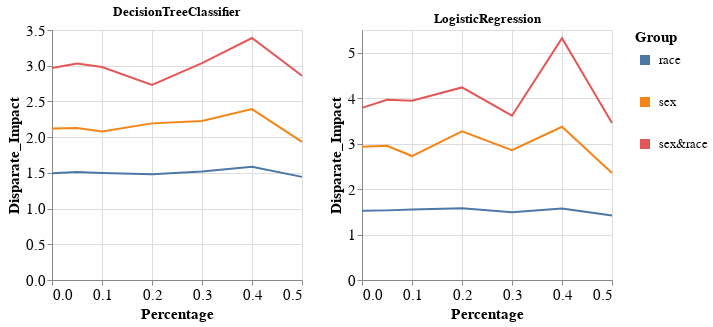

This figure's notebook cell:
### Code cell
visualizer.create_groups_grid_pct_lines_per_model_plot(group_metric='Disparate_Impact',
                                                       target_preprocessing_technique=PREPROCESSING_TECHNIQUES[0],
                                                       model_names=MODEL_NAMES[:2])

### Figure 1 — Vega-Lite specification as saved in the notebook (floating-point values rounded to 4 significant figures)
{"config": {"view": {"continuousWidth": 400, "continuousHeight": 300}, "axis": {"labelFontSize": 15, "titleFontSize": 15}, "legend": {"labelFontSize": 13, "symbolStrokeWidth": 10, "titleFontSize": 15}}, "vconcat": [{"hconcat": [{"mark": "line", "encoding": {"color": {"field": "Group", "type": "nominal"}, "x": {"field": "Percentage", "type": "quantitative"}, "y": {"field": "Metric_Value", "title": "Disparate_Impact", "type": "quantitative"}}, "height": 250, "title": "DecisionTreeClassifier", "width": 250}, {"data": {"name": "data-9d8d447e96241ab882e56fe4b4270940"}, "mark": "line", "encoding": {"color": {"field": "Group", "type": "nominal"}, "x": {"field": "Percentage", "type": "quantitative"}, "y": {"field": "Metric_Value", "title": "Disparate_Impact", "type": "quantitative"}}, "height": 250, "title": "LogisticRegression", "width": 250}]}], "data": {"name": "data-a56e90b9b582573165bdc20ee63b391d"}, "$schema": "https://vega.github.io/schema/vega-lite/v4.17.0.json", "datasets": {"data-a56e90b9b582573165bdc20ee63b391d": [{"Model_Name": "DecisionTreeClassifier", "Metric": "Disparate_Impact", "Group": "race", "Metric_Value": 1.494, "Percentage": 0.0}, {"Model_Name": "DecisionTreeClassifier", "Metric": "Disparate_Impact", "Group": "sex", "Metric_Value": 2.12, "Percentage": 0.0}, {"Model_Name": "DecisionTreeClassifier", "Metric": "Disparate_Impact", "Group": "sex&race", "Metric_Value": 2.969, "Percentage": 0.0}, {"Model_Name": "DecisionTreeClassifier", "Metric": "Disparate_Impact", "Group": "race", "Metric_Value": 1.513, "Percentage": 0.05}, {"Model_Name": "DecisionTreeClassifier", "Metric": "Disparate_Impact", "Group": "sex", "Metric_Value": 2.129, "Percentage": 0.05}, {"Model_Name": "DecisionTreeClassifier", "Metric": "Disparate_Impact", "Group": "sex&race", "Metric_Value": 3.031, "Percentage": 0.05}, {"Model_Name": "DecisionTreeClassifier", "Metric": "Disparate_Impact", "Group": "race", "Metric_Value": 1.5, "Percentage": 0.1}, {"Model_Name": "DecisionTreeClassifier", "Metric": "Disparate_Impact", "Group": "sex", "Metric_Value": 2.079, "Percentage": 0.1}, {"Model_Name": "DecisionTreeClassifier", "Metric": "Disparate_Impact", "Group": "sex&race", "Metric_Value": 2.982, "Percentage": 0.1}, {"Model_Name": "DecisionTreeClassifier", "Metric": "Disparate_Impact", "Group": "race", "Metric_Value": 1.482, "Percentage": 0.2}, {"Model_Name": "DecisionTreeClassifier", "Metric": "Disparate_Impact", "Group": "sex", "Metric_Value": 2.193, "Percentage": 0.2}, {"Model_Name": "DecisionTreeClassifier", "Metric": "Disparate_Impact", "Group": "sex&race", "Metric_Value": 2.731, "Percentage": 0.2}, {"Model_Name": "DecisionTreeClassifier", "Metric": "Disparate_Impact", "Group": "race", "Metric_Value": 1.52, "Percentage": 0.3}, {"Model_Name": "DecisionTreeClassifier", "Metric": "Disparate_Impact", "Group": "sex", "Metric_Value": 2.225, "Percentage": 0.3}, {"Model_Name": "DecisionTreeClassifier", "Metric": "Disparate_Impact", "Group": "sex&race", "Metric_Value": 3.037, "Percentage": 0.3}, {"Model_Name": "DecisionTreeClassifier", "Metric": "Disparate_Impact", "Group": "race", "Metric_Value": 1.586, "Percentage": 0.4}, {"Model_Name": "DecisionTreeClassifier", "Metric": "Disparate_Impact", "Group": "sex", "Metric_Value": 2.393, "Percentage": 0.4}, {"Model_Name": "DecisionTreeClassifier", "Metric": "Disparate_Impact", "Group": "sex&race", "Metric_Value": 3.388, "Percentage": 0.4}, {"Model_Name": "DecisionTreeClassifier", "Metric": "Disparate_Impact", "Group": "race", "Metric_Value": 1.444, "Percentage": 0.5}, {"Model_Name": "DecisionTreeClassifier", "Metric": "Disparate_Impact", "Group": "sex", "Metric_Value": 1.933, "Percentage": 0.5}, {"Model_Name": "DecisionTreeClassifier", "Metric": "Disparate_Impact", "Group": "sex&race", "Metric_Value": 2.86, "Percentage": 0.5}], "data-9d8d447e96241ab882e56fe4b4270940": [{"Model_Name": "LogisticRegression", "Metric": "Disparate_Impact", "Group": "race", "Metric_Value": 1.522, "Percentage": 0.0}, {"Model_Name": "LogisticRegression", "Metric": "Disparate_Impact", "Group": "sex", "Metric_Value": 2.931, "Percentage": 0.0}, {"Model_Name": "LogisticRegression", "Metric": "Disparate_Impact", "Group": "sex&race", "Metric_Value": 3.787, "Percentage": 0.0}, {"Model_Name": "LogisticRegression", "Metric": "Disparate_Impact", "Group": "race", "Metric_Value": 1.532, "Percentage": 0.05}, {"Model_Name": "LogisticRegression", "Metric": "Disparate_Impact", "Group": "sex", "Metric_Value": 2.953, "Percentage": 0.05}, {"Model_Name": "LogisticRegression", "Metric": "Disparate_Impact", "Group": "sex&race", "Metric_Value": 3.963, "Percentage": 0.05}, {"Model_Name": "LogisticRegression", "Metric": "Disparate_Impact", "Group": "race", "Metric_Value": 1.55, "Percentage": 0.1}, {"Model_Name": "LogisticRegression", "Metric": "Disparate_Impact", "Group": "sex", "Metric_Value": 2.727, "Percentage": 0.1}, {"Model_Name": "LogisticRegression", "Metric": "Disparate_Impact", "Group": "sex&race", "Metric_Value": 3.944, "Percentage": 0.1}, {"Model_Name": "LogisticRegression", "Metric": "Disparate_Impact", "Group": "race", "Metric_Value": 1.581, "Percentage": 0.2}, {"Model_Name": "LogisticRegression", "Metric": "Disparate_Impact", "Group": "sex", "Metric_Value": 3.271, "Percentage": 0.2}, {"Model_Name": "LogisticRegression", "Metric": "Disparate_Impact", "Group": "sex&race", "Metric_Value": 4.237, "Percentage": 0.2}, {"Model_Name": "LogisticRegression", "Metric": "Disparate_Impact", "Group": "race", "Metric_Value": 1.493, "Percentage": 0.3}, {"Model_Name": "LogisticRegression", "Metric": "Disparate_Impact", "Group": "sex", "Metric_Value": 2.856, "Percentage": 0.3}, {"Model_Name": "LogisticRegression", "Metric": "Disparate_Impact", "Group": "sex&race", "Metric_Value": 3.614, "Percentage": 0.3}, {"Model_Name": "LogisticRegression", "Metric": "Disparate_Impact", "Group": "race", "Metric_Value": 1.571, "Percentage": 0.4}, {"Model_Name": "LogisticRegression", "Metric": "Disparate_Impact", "Group": "sex", "Metric_Value": 3.371, "Percentage": 0.4}, {"Model_Name": "LogisticRegression", "Metric": "Disparate_Impact", "Group": "sex&race", "Metric_Value": 5.32, "Percentage": 0.4}, {"Model_Name": "LogisticRegression", "Metric": "Disparate_Impact", "Group": "race", "Metric_Value": 1.417, "Percentage": 0.5}, {"Model_Name": "LogisticRegression", "Metric": "Disparate_Impact", "Group": "sex", "Metric_Value": 2.355, "Percentage": 0.5}, {"Model_Name": "LogisticRegression", "Metric": "Disparate_Impact", "Group": "sex&race", "Metric_Value": 3.453, "Percentage": 0.5}]}}
